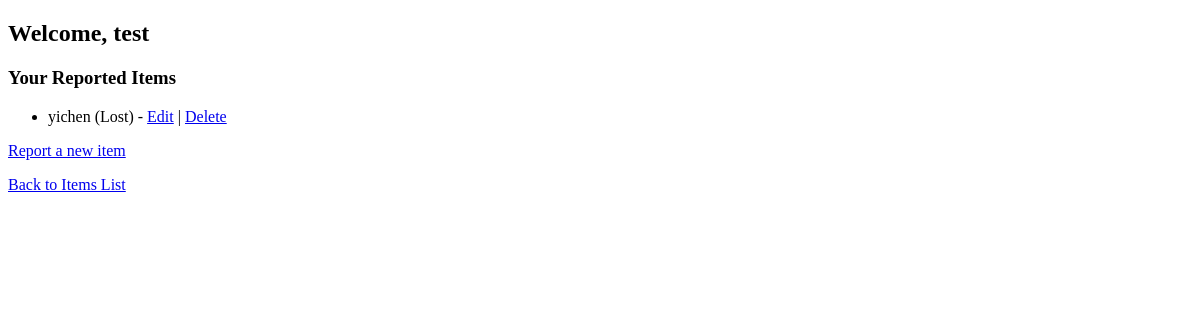
Before: /items/profile/ (signed in) with the older database file.
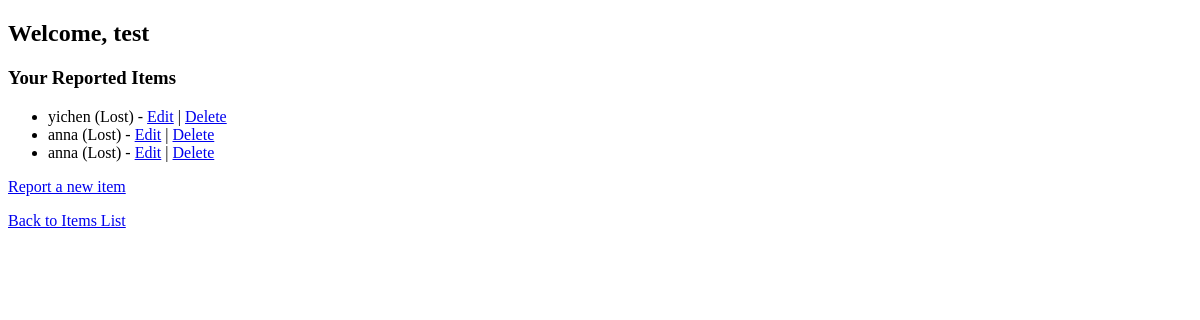
After: the same page with the newer database file.
### items/models.py (models this page shows, shortened)
class Item(models.Model):
    STATUS_CHOICES = [('Lost', 'Lost'), ('Found', 'Found'), ('Returned', 'Returned')]
    name = models.CharField(max_length=100)
    description = models.TextField()
    image = models.ImageField(upload_to='item_images/')
    date_reported = models.DateTimeField(auto_now_add=True)
    date_lost_or_found = models.DateTimeField()
    location = models.ForeignKey('locations.Location', on_delete=models.SET_NULL, null=True)
    status = models.CharField(max_length=10, choices=STATUS_CHOICES, default='Lost')
    reported_by = models.ForeignKey(
        settings.AUTH_USER_MODEL,
        on_delete=models.CASCADE,
        null=True,
        blank=True
    )
    image_recognition_result = models.TextField(blank=True, null=True)  # New field

### items/views.py (the view)
# urls.py: path('profile/', views.user_profile, name='user_profile'),
@login_required
def user_profile(request):
    user_items = Item.objects.filter(reported_by=request.user)
    return render(request, 'items/profile.html', {'user_items': user_items})

### LostandFound/templates/items/profile.html (shortened to what this page needs)
<!DOCTYPE html>
<html>
<head>
</head>
<body>
    <h2>Welcome, {{ user.username }}</h2>
    <h3>Your Reported Items</h3>
    {% if user_items %}
        <ul>
            {% for item in user_items %}
                <li>
                    {{ item.name }} ({{ item.status }}) -
                    <a href="{% url 'item_edit' item.pk %}">Edit</a> |
                    <a href="{% url 'item_delete' item.pk %}">Delete</a>
                </li>
            {% endfor %}
        </ul>
    {% else %}
        <p>You haven't reported any items yet.</p>
    {% endif %}
    <p><a href="{% url 'item_create' %}">Report a new item</a></p>
    <p><a href="{% url 'item_list' %}">Back to Items List</a></p>
</body>
</html>

Changed rows visible on the page:
now on this page (row edited): Item: name "anna", status "Lost"
added Item: name "anna", status "Lost"
